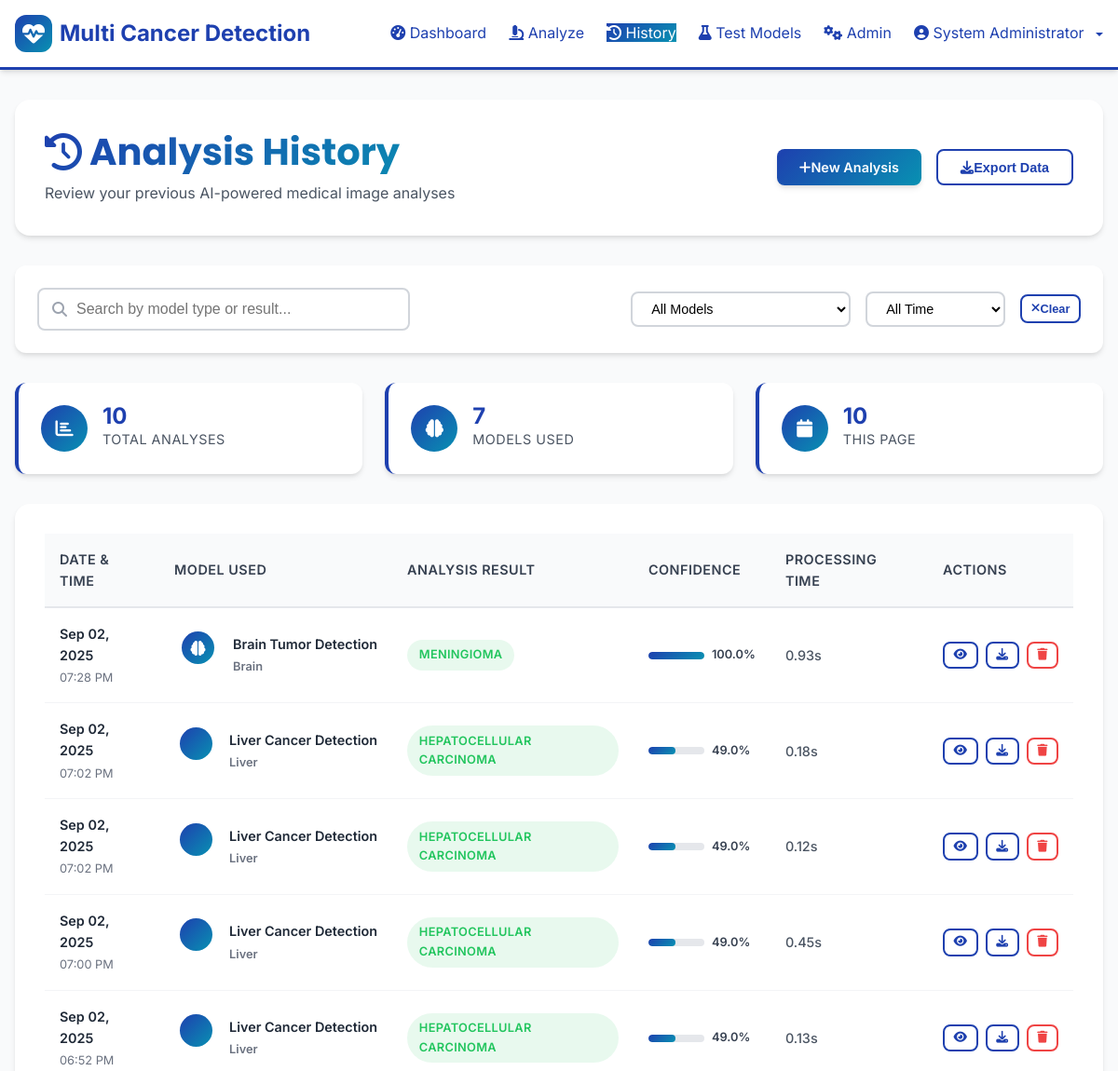
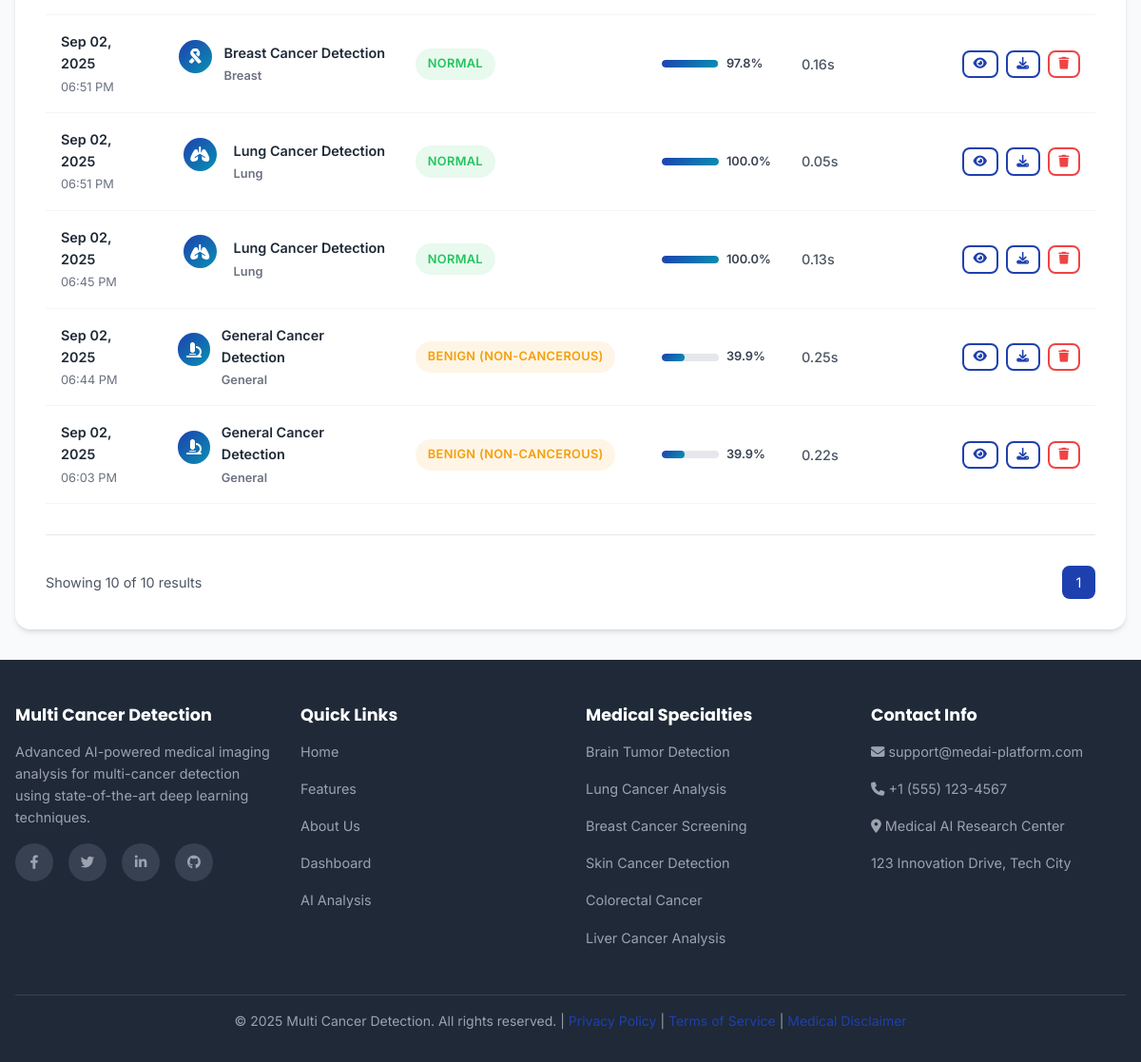
The page /history (signed in) on the database its author committed (2 pictures, top to bottom).
### app.py (models this page shows, shortened)
class User(UserMixin, db.Model):
    id = db.Column(db.Integer, primary_key=True)
    username = db.Column(db.String(80), unique=True, nullable=False)
    email = db.Column(db.String(120), unique=True, nullable=False)
    password_hash = db.Column(db.String(200), nullable=False)
    full_name = db.Column(db.String(200), nullable=False)
    role = db.Column(db.String(50), default='user')  # user, doctor, admin
    created_at = db.Column(db.DateTime, default=datetime.utcnow)
    is_active = db.Column(db.Boolean, default=True)
    predictions = db.relationship('Prediction', backref='user', lazy=True)

class Prediction(db.Model):
    id = db.Column(db.Integer, primary_key=True)
    user_id = db.Column(db.Integer, db.ForeignKey('user.id'), nullable=False)
    model_type = db.Column(db.String(50), nullable=False)
    image_filename = db.Column(db.String(200), nullable=False)
    prediction_result = db.Column(db.String(100), nullable=False)
    confidence_score = db.Column(db.Float)
    created_at = db.Column(db.DateTime, default=datetime.utcnow)
    processing_time = db.Column(db.Float)  # seconds

### app.py (the view)
@app.route('/history')
@login_required
def history():
    page = request.args.get('page', 1, type=int)
    predictions = Prediction.query.filter_by(user_id=current_user.id)\
                                 .order_by(Prediction.created_at.desc())\
                                 .paginate(page=page, per_page=10, error_out=False)
    return render_template('history.html', predictions=predictions, cancer_models=CANCER_MODELS)

### app.py (called while the page is built)
@login_manager.user_loader
def load_user(user_id):
    return User.query.get(int(user_id))

### templates/history.html (shortened to what this page needs)
{% extends "base.html" %}
{% block content %}
<div class="container">
    <div class="page-header">
        <div class="header-content">
            <h1><i class="fas fa-history"></i> Analysis History</h1>
            <p>Review your previous AI-powered medical image analyses</p>
        </div>
        <div class="header-actions">
            <a href="{{ url_for('predict_page') }}" class="btn btn-primary">
                <i class="fas fa-plus"></i> New Analysis
            </a>
            <button class="btn btn-outline" onclick="exportHistory()">
                <i class="fas fa-download"></i> Export Data
            </button>
        </div>
    </div>
    <div class="filters-section">
        <div class="search-container">
            <div class="search-box">
                <i class="fas fa-search"></i>
                <input type="text" placeholder="Search by model type or result..." id="searchInput">
            </div>
        </div>
        <div class="filter-controls">
            <select class="filter-select" id="modelFilter">
                <option value="">All Models</option>
            </select>
            <select class="filter-select" id="dateFilter">
                <option value="">All Time</option>
            </select>
            <button class="btn btn-outline btn-sm" onclick="clearFilters()">
                <i class="fas fa-times"></i> Clear
            </button>
        </div>
    </div>
    <div class="history-stats">
        <div class="stat-card">
            <div class="stat-icon">
                <i class="fas fa-chart-bar"></i>
            </div>
            <div class="stat-content">
                <span class="stat-number">{{ predictions.total }}</span>
                <span class="stat-label">Total Analyses</span>
            </div>
        </div>
        <div class="stat-card">
            <div class="stat-icon">
                <i class="fas fa-brain"></i>
            </div>
            <div class="stat-content">
                <span class="stat-number">{{ cancer_models|length }}</span>
                <span class="stat-label">Models Used</span>
            </div>
        </div>
        <div class="stat-card">
            <div class="stat-icon">
                <i class="fas fa-calendar"></i>
            </div>
            <div class="stat-content">
                <span class="stat-number">{{ predictions.items|length if predictions.items else 0 }}</span>
                <span class="stat-label">This Page</span>
            </div>
        </div>
    </div>
    <div class="history-section">
        {% if predictions.items %}
        <div class="history-table-container">
            <table class="history-table">
                <thead>
                    <tr>
                        <th>Date & Time</th>
                        <th>Model Used</th>
                        <th>Analysis Result</th>
                        <th>Confidence</th>
                        <th>Processing Time</th>
                        <th>Actions</th>
                    </tr>
                </thead>
                <tbody>
                    {% for prediction in predictions.items %}
                    <tr class="history-row" data-model="{{ prediction.model_type }}" data-date="{{ prediction.created_at.isoformat() }}">
                        <td class="date-cell">
                            <div class="date-time">
                                <span class="date">{{ prediction.created_at.strftime('%b %d, %Y') }}</span>
                                <span class="time">{{ prediction.created_at.strftime('%I:%M %p') }}</span>
                            </div>
                        </td>
                        <td class="model-cell">
                            <div class="model-info">
                                <div class="model-icon">
                                    {% if prediction.model_type == 'brain' %}
                                        <i class="fas fa-brain"></i>
                                    {% elif prediction.model_type == 'lung' %}
                                        <i class="fas fa-lungs"></i>
                                    {% elif prediction.model_type == 'breast' %}
                                        <i class="fas fa-ribbon"></i>
                                    {% elif prediction.model_type == 'skin' %}
                                        <i class="fas fa-hand-paper"></i>
                                    {% elif prediction.model_type == 'colon' %}
                                        <i class="fas fa-search"></i>
                                    {% elif prediction.model_type == 'liver' %}
                                        <i class="fas fa-liver"></i>
                                    {% else %}
                                        <i class="fas fa-microscope"></i>
                                    {% endif %}
                                </div>
                                <div class="model-name">
                                    <span class="model-title">{{ cancer_models[prediction.model_type].name }}</span>
                                    <span class="model-type">{{ prediction.model_type|title }}</span>
                                </div>
                            </div>
                        </td>
                        <td class="result-cell">
                            <div class="result-badge {% if 'cancer' in prediction.prediction_result.lower() or 'malignant' in prediction.prediction_result.lower() %}warning{% else %}success{% endif %}">
                                <span class="result-text">{{ prediction.prediction_result }}</span>
                            </div>
                        </td>
                        <td class="confidence-cell">
                            {% if prediction.confidence_score %}
                            <div class="confidence-display">
                                <div class="confidence-bar-mini">
                                    <div class="confidence-fill-mini" style="width: {{ (prediction.confidence_score * 100) }}%"></div>
                                </div>
                                <span class="confidence-text">{{ "%.1f"|format(prediction.confidence_score * 100) }}%</span>
                            </div>
                            {% else %}
                            <span class="no-data">N/A</span>
                            {% endif %}
                        </td>
                        <td class="processing-cell">
                            {% if prediction.processing_time %}
                                <span class="processing-time">{{ "%.2f"|format(prediction.processing_time) }}s</span>
                            {% else %}
                                <span class="no-data">N/A</span>
                            {% endif %}
                        </td>
                        <td class="actions-cell">
                            <div class="action-buttons">
                                <button class="btn btn-sm btn-outline" onclick="viewPrediction({{ prediction.id }})" title="View Details">
                                    <i class="fas fa-eye"></i>
                                </button>
                                <button class="btn btn-sm btn-outline" onclick="downloadPrediction({{ prediction.id }})" title="Download Report">
                                    <i class="fas fa-download"></i>
                                </button>
                                <button class="btn btn-sm btn-outline btn-danger" onclick="deletePrediction({{ prediction.id }})" title="Delete">
                                    <i class="fas fa-trash"></i>
                                </button>
                            </div>
                        </td>
                    </tr>
                    {% endfor %}
                </tbody>
            </table>
        </div>
        <div class="pagination-section">
            <div class="pagination-info">
                Showing {{ predictions.items|length }} of {{ predictions.total }} results
            </div>
            <div class="pagination">
                <div class="pagination-numbers">
                    {% for page_num in predictions.iter_pages() %}
                        {% if page_num %}
                            {% if page_num != predictions.page %}
                                <a href="{{ url_for('history', page=page_num) }}" class="pagination-number">{{ page_num }}</a>
                            {% else %}
                                <span class="pagination-number active">{{ page_num }}</span>
                            {% endif %}
                        {% else %}
                            <span class="pagination-ellipsis">...</span>
                        {% endif %}
                    {% endfor %}
                </div>
            </div>
        </div>
        {% endif %}
    </div>
</div>
{% endblock %}

### templates/base.html (shortened to what this page needs)
<!DOCTYPE html>
<html lang="en">
<head>
    <link rel="stylesheet" href="https://cdnjs.cloudflare.com/ajax/libs/font-awesome/6.4.0/css/all.min.css">
    <link rel="stylesheet" href="{{ url_for('static', filename='css/style.css') }}">
</head>
<body>
    <header class="header">
        <div class="container">
            <nav class="navbar">
                <a href="{{ url_for('home') }}" class="navbar-brand">
                    <div class="brand-icon">
                        <i class="fas fa-heartbeat"></i>
                    </div>
                    Multi Cancer Detection
                </a>
                <ul class="navbar-nav" id="navbarNav">
                    {% if current_user.is_authenticated %}
                        <li><a href="{{ url_for('dashboard') }}" class="nav-link {% if request.endpoint == 'dashboard' %}active{% endif %}">
                            <i class="fas fa-tachometer-alt"></i> Dashboard
                        </a></li>
                        <li><a href="{{ url_for('predict_page') }}" class="nav-link {% if request.endpoint == 'predict_page' %}active{% endif %}">
                            <i class="fas fa-microscope"></i> Analyze
                        </a></li>
                        <li><a href="{{ url_for('history') }}" class="nav-link {% if request.endpoint == 'history' %}active{% endif %}">
                            <i class="fas fa-history"></i> History
                        </a></li>
                        <li><a href="{{ url_for('test_models') }}" class="nav-link {% if request.endpoint == 'test_models' %}active{% endif %}">
                            <i class="fas fa-flask"></i> Test Models
                        </a></li>
                        {% if current_user.role == 'admin' %}
                        <li><a href="{{ url_for('admin.admin_dashboard') }}" class="nav-link {% if request.endpoint.startswith('admin.') %}active{% endif %}">
                            <i class="fas fa-cogs"></i> Admin
                        </a></li>
                        {% endif %}
                        <li class="nav-item dropdown">
                            <a href="#" class="nav-link dropdown-toggle">
                                <i class="fas fa-user-circle"></i> {{ current_user.full_name }}
                            </a>
                        </li>
                    {% endif %}
                </ul>
            </nav>
        </div>
    </header>
    <main class="main-content">
        {% block content %}{% endblock %}
    </main>
    <footer class="footer">
        <div class="container">
            <div class="footer-content">
                <div class="footer-section">
                    <h4>Multi Cancer Detection</h4>
                    <p>Advanced AI-powered medical imaging analysis for multi-cancer detection using state-of-the-art deep learning techniques.</p>
                    <div class="social-links">
                        <a href="#" class="social-link"><i class="fab fa-facebook-f"></i></a>
                        <a href="#" class="social-link"><i class="fab fa-twitter"></i></a>
                        <a href="#" class="social-link"><i class="fab fa-linkedin-in"></i></a>
                        <a href="#" class="social-link"><i class="fab fa-github"></i></a>
                    </div>
                </div>
                <div class="footer-section">
                    <h4>Quick Links</h4>
                    <p><a href="{{ url_for('home') }}">Home</a></p>
                    <p><a href="#features">Features</a></p>
                    <p><a href="#about">About Us</a></p>
                    {% if current_user.is_authenticated %}
                        <p><a href="{{ url_for('dashboard') }}">Dashboard</a></p>
                        <p><a href="{{ url_for('predict_page') }}">AI Analysis</a></p>
                    {% endif %}
                </div>
                <div class="footer-section">
                    <h4>Medical Specialties</h4>
                    <p>Brain Tumor Detection</p>
                    <p>Lung Cancer Analysis</p>
                    <p>Breast Cancer Screening</p>
                    <p>Skin Cancer Detection</p>
                    <p>Colorectal Cancer</p>
                    <p>Liver Cancer Analysis</p>
                </div>
                <div class="footer-section">
                    <h4>Contact Info</h4>
                    <p><i class="fas fa-envelope"></i> support@medai-platform.com</p>
                    <p><i class="fas fa-phone"></i> +1 (555) 123-4567</p>
                    <p><i class="fas fa-map-marker-alt"></i> Medical AI Research Center</p>
                    <p>123 Innovation Drive, Tech City</p>
                </div>
            </div>
            <div class="footer-bottom">
                <p>&copy; 2025 Multi Cancer Detection. All rights reserved. |
                   <a href="#">Privacy Policy</a> |
                   <a href="#">Terms of Service</a> |
                   <a href="#">Medical Disclaimer</a>
                </p>
            </div>
        </div>
    </footer>
</body>
</html>

### rows shown on the page
User: full_name "System Administrator"
Prediction: created_at "Sep 02, 2025", created_at "07:28 PM", model_type "Brain Tumor Detection", model_type "Brain", prediction_result "MENINGIOMA", prediction.confidence_score*100 "100.0", processing_time "0.93"
Prediction: created_at "Sep 02, 2025", created_at "07:02 PM", model_type "Liver Cancer Detection", model_type "Liver", prediction_result "HEPATOCELLULAR CARCINOMA", prediction.confidence_score*100 "49.0", processing_time "0.18"
Prediction: created_at "Sep 02, 2025", created_at "07:02 PM", model_type "Liver Cancer Detection", model_type "Liver", prediction_result "HEPATOCELLULAR CARCINOMA", prediction.confidence_score*100 "49.0", processing_time "0.12"
Prediction: created_at "Sep 02, 2025", created_at "07:00 PM", model_type "Liver Cancer Detection", model_type "Liver", prediction_result "HEPATOCELLULAR CARCINOMA", prediction.confidence_score*100 "49.0", processing_time "0.45"
Prediction: created_at "Sep 02, 2025", created_at "06:52 PM", model_type "Liver Cancer Detection", model_type "Liver", prediction_result "HEPATOCELLULAR CARCINOMA", prediction.confidence_score*100 "49.0", processing_time "0.13"
Prediction: created_at "Sep 02, 2025", created_at "06:51 PM", model_type "Breast Cancer Detection", model_type "Breast", prediction_result "NORMAL", prediction.confidence_score*100 "97.8", processing_time "0.16"
Prediction: created_at "Sep 02, 2025", created_at "06:51 PM", model_type "Lung Cancer Detection", model_type "Lung", prediction_result "NORMAL", prediction.confidence_score*100 "100.0", processing_time "0.05"
Prediction: created_at "Sep 02, 2025", created_at "06:45 PM", model_type "Lung Cancer Detection", model_type "Lung", prediction_result "NORMAL", prediction.confidence_score*100 "100.0", processing_time "0.13"
Prediction: created_at "Sep 02, 2025", created_at "06:44 PM", model_type "General Cancer Detection", model_type "General", prediction_result "BENIGN (NON-CANCEROUS)", prediction.confidence_score*100 "39.9", processing_time "0.25"
Prediction: created_at "Sep 02, 2025", created_at "06:03 PM", model_type "General Cancer Detection", model_type "General", prediction_result "BENIGN (NON-CANCEROUS)", prediction.confidence_score*100 "39.9", processing_time "0.22"

### other values the page prints
{{ predictions.total }} "10"
{{ cancer_models|length }} "7"
{{ predictions.items|length if predictions.items else 0 }} "10"
{{ predictions.items|length }} "10"
{{ page_num }} "1"
